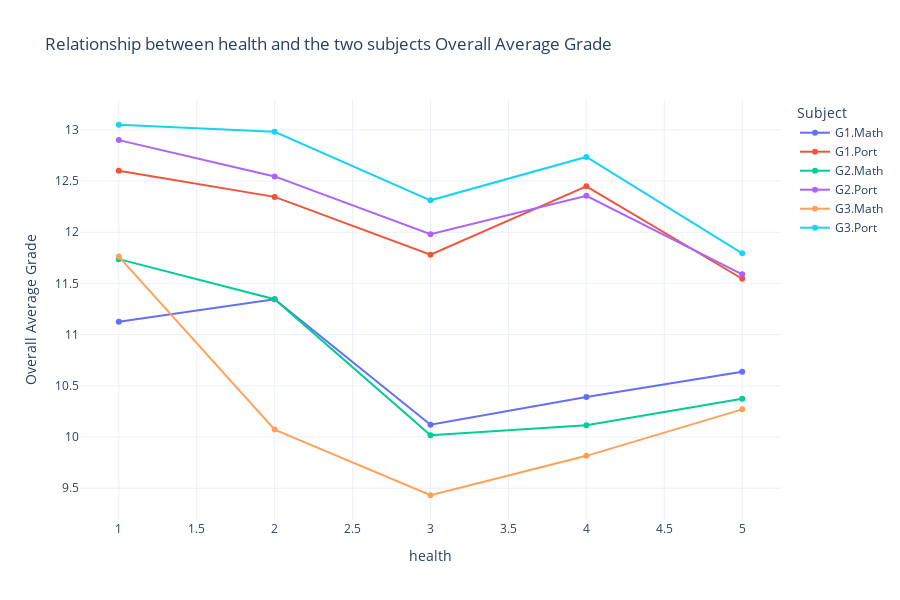

The cell this chart's notebook holds for it:
### Markdown cell above
From the above interactive lineplot we can see that it doesn't neccessarily mean that having less hours of travel time and and also more hours of study time will get the students the best grades. In fact, we can see that for the final grade in Portugese the students who are performing the best are the ones that study 3 hours weekly and their travel time is 15-30 minutes. In contrast, for the Mathematics subject final grade we can see that the students who are performing the best are the ones that study 4 hours weekly and their travel time is more than 1 hour.

### Code cell
data_melted = data.melt(
    id_vars=['health'], 
    value_vars=['G1.Math', 'G2.Math', 'G3.Math', 'G1.Port', 'G2.Port', 'G3.Port'], 
    var_name='Subject', 
    value_name='Grade'
)

# Group by health,and Subject, calculate the mean, and reset the index
grouping5 = data_melted.groupby(by=["health", "Subject"])["Grade"].mean().reset_index()

# Line plot with Plotly Express
fig = px.line(
    grouping5, 
    x='health', 
    y='Grade', 
    color='Subject', 
    markers=True, 
    title='Relationship between health and the two subjects Overall Average Grade',
    labels={'Grade': 'Overall Average Grade'},
    template='plotly_white'
)

fig.update_layout(height=600, showlegend=True)
fig.show()

### Figure 1 — Plotly figure (JSON) as saved in the notebook; plotly's stock layout.template omitted (floating-point values rounded to 4 significant figures)
{"data": [{"hovertemplate": "Subject=G1.Math<br>health=%{x}<br>Overall Average Grade=%{y}<extra></extra>", "legendgroup": "G1.Math", "line": {"color": "#636efa", "dash": "solid"}, "marker": {"symbol": "circle"}, "mode": "lines+markers", "name": "G1.Math", "orientation": "v", "showlegend": true, "type": "scatter", "x": [1, 2, 3, 4, 5], "xaxis": "x", "y": [11.12, 11.35, 10.12, 10.39, 10.64], "yaxis": "y"}, {"hovertemplate": "Subject=G1.Port<br>health=%{x}<br>Overall Average Grade=%{y}<extra></extra>", "legendgroup": "G1.Port", "line": {"color": "#EF553B", "dash": "solid"}, "marker": {"symbol": "circle"}, "mode": "lines+markers", "name": "G1.Port", "orientation": "v", "showlegend": true, "type": "scatter", "x": [1, 2, 3, 4, 5], "xaxis": "x", "y": [12.6, 12.35, 11.78, 12.45, 11.55], "yaxis": "y"}, {"hovertemplate": "Subject=G2.Math<br>health=%{x}<br>Overall Average Grade=%{y}<extra></extra>", "legendgroup": "G2.Math", "line": {"color": "#00cc96", "dash": "solid"}, "marker": {"symbol": "circle"}, "mode": "lines+markers", "name": "G2.Math", "orientation": "v", "showlegend": true, "type": "scatter", "x": [1, 2, 3, 4, 5], "xaxis": "x", "y": [11.74, 11.35, 10.02, 10.11, 10.37], "yaxis": "y"}, {"hovertemplate": "Subject=G2.Port<br>health=%{x}<br>Overall Average Grade=%{y}<extra></extra>", "legendgroup": "G2.Port", "line": {"color": "#ab63fa", "dash": "solid"}, "marker": {"symbol": "circle"}, "mode": "lines+markers", "name": "G2.Port", "orientation": "v", "showlegend": true, "type": "scatter", "x": [1, 2, 3, 4, 5], "xaxis": "x", "y": [12.9, 12.55, 11.98, 12.36, 11.59], "yaxis": "y"}, {"hovertemplate": "Subject=G3.Math<br>health=%{x}<br>Overall Average Grade=%{y}<extra></extra>", "legendgroup": "G3.Math", "line": {"color": "#FFA15A", "dash": "solid"}, "marker": {"symbol": "circle"}, "mode": "lines+markers", "name": "G3.Math", "orientation": "v", "showlegend": true, "type": "scatter", "x": [1, 2, 3, 4, 5], "xaxis": "x", "y": [11.76, 10.07, 9.431, 9.816, 10.27], "yaxis": "y"}, {"hovertemplate": "Subject=G3.Port<br>health=%{x}<br>Overall Average Grade=%{y}<extra></extra>", "legendgroup": "G3.Port", "line": {"color": "#19d3f3", "dash": "solid"}, "marker": {"symbol": "circle"}, "mode": "lines+markers", "name": "G3.Port", "orientation": "v", "showlegend": true, "type": "scatter", "x": [1, 2, 3, 4, 5], "xaxis": "x", "y": [13.05, 12.98, 12.31, 12.74, 11.79], "yaxis": "y"}], "layout": {"height": 600, "legend": {"title": {"text": "Subject"}, "tracegroupgap": 0}, "showlegend": true, "title": {"text": "Relationship between health and the two subjects Overall Average Grade"}, "xaxis": {"anchor": "y", "domain": [0, 1], "title": {"text": "health"}}, "yaxis": {"anchor": "x", "domain": [0, 1], "title": {"text": "Overall Average Grade"}}}}
